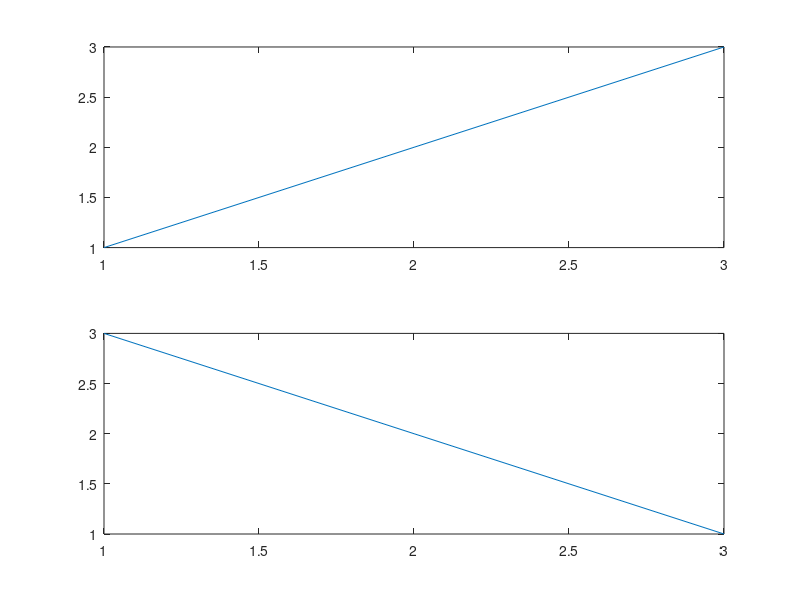

Write the MATLAB code that produced this figure. (Note: this script raises an error after producing the figure.)
% savefig and openfig keep where the axes are
near = @(p, q) double(all(abs(p - q) < 1e-6));
fn = fullfile(tempdir, 'livre_case_axes_positions.fig');
f = figure;
subplot(2, 1, 1); plot(1:3);
subplot(2, 1, 2); plot(3:-1:1);
savefig(f, fn);
close(f);
g = openfig(fn);
n1 = numel(g.Children);
p1 = near(g.Children(2).Position, [0.13 0.583837 0.775 0.341163]);
p2 = near(g.Children(1).Position, [0.13 0.11 0.775 0.341163]);
d1 = [g.Children(2).Children.YData; g.Children(1).Children.YData];
close(g);
f = figure;
a = axes('Position', [0.1 0.2 0.5 0.4]);
plot(a, 1:3);
savefig(f, fn);
close(f);
g = openfig(fn);
n2 = numel(g.Children);
p3 = near(g.Children(1).Position, [0.1 0.2 0.5 0.4]);
close(g);
f = figure;
a = axes;
b = axes('Position', [0.2 0.2 0.3 0.3]);
plot(a, 1:3);
plot(b, 3:-1:1);
savefig(f, fn);
close(f);
g = openfig(fn);
n3 = numel(g.Children);
p4 = near(g.Children(2).Position, [0.13 0.11 0.775 0.815]);
p5 = near(g.Children(1).Position, [0.2 0.2 0.3 0.3]);
close(g);
delete(fn);
clear near fn f a b g
close all
